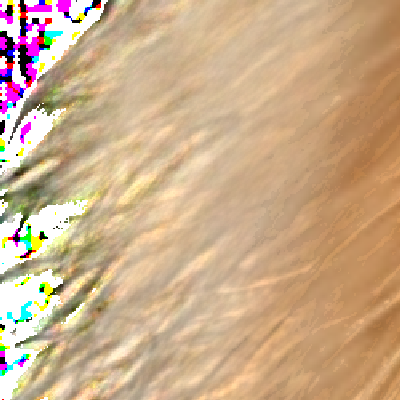
#> input picture landing/zoom-ours.png, 400 x 400 px
$ python -i generate_sprite_assets.py   (imports and definitions only)
#> lines starting #> are read from the running program, lines starting #| are printed output that depends on the picture; after the words box and inside, x2 and y2 are one past the last pixel; in counts of white or black regions, pixels touching at a corner belong together
#!/usr/bin/env python
"""
Generate video game sprite assets for landing page comparison.

Creates a cool sprite character with:
1. original.png - Sprite on a COMPLEX background (forest, dungeon, etc.)
2. our-result.png - Sprite with perfect transparency
3. competitor-result.png - Sprite with artifacts (via crappy removal simulation)

This demonstrates removing complex backgrounds, not just solid colors!

Usage:
    uv run scripts/landing_page/generate_sprite_assets.py
"""

from dotenv import load_dotenv
# [1 line not run here, left out]

import sys
import os
import io
from pathlib import Path
import shutil

from google import genai
from google.genai import types
from PIL import Image
import numpy as np
import cv2

# Project root and output directory
project_root = Path(__file__).parent.parent.parent
sys.path.insert(0, str(project_root))

OUTPUT_DIR = project_root / "landing_assets_sprite"

# Model configuration - Gemini 3 Pro Image for 4K quality
MODEL_ID = "gemini-3-pro-image-preview"
RESOLUTION = "4K"  # Must be uppercase: "1K", "2K", or "4K"
ASPECT_RATIO = "1:1"  # Square for sprite


# [141 lines left out: functions init_client, generate_image, edit_image, difference_matte, not called in this run]


def generate_competitor_result(input_path: Path, output_path: Path):
    """Apply 'crappy' background removal artifacts to a perfect result."""
#> called with input_path = '../../landing/zoom-ours.png', output_path = 'out.png'

    print(f"  Loading: {input_path}")

    rgba = cv2.imread(str(input_path), cv2.IMREAD_UNCHANGED)
#> rgba is the input picture: shape (400, 400, 4); mean B, G, R, A 138.8, 172.4, 203.1, 144.5
    if rgba is None:
        raise ValueError(f"Could not load image: {input_path}")

    if rgba.shape[2] != 4:
        raise ValueError(f"Image must have alpha channel: {input_path}")

    print(f"  Original size: {rgba.shape[1]}x{rgba.shape[0]}")
#|   Original size: 400x400

    alpha = rgba[:, :, 3].astype(float) / 255.0
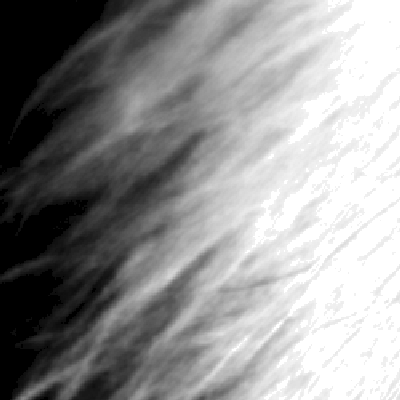
#> alpha: shape (400, 400) float64; min 0, max 1, mean 0.567

    # 1. Add white halo around edges
    print("  Applying white halo...")
    edge_mask = (alpha > 0.1) & (alpha < 0.9)
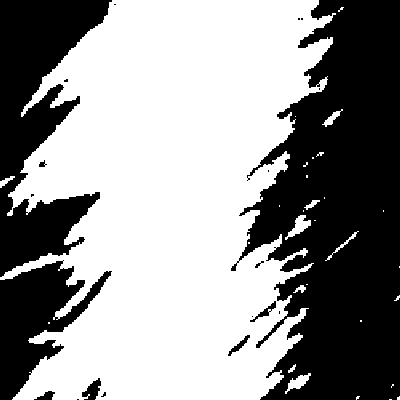
#> edge_mask: shape (400, 400) bool; 57.6% white; 20 black regions (11 under 20 px), largest, box (x1, y1, x2, y2) and area: (231, 0, 400, 400) 44187, (0, 0, 112, 277) 15850, (0, 260, 112, 400) 7183
    kernel = cv2.getStructuringElement(cv2.MORPH_ELLIPSE, (7, 7))
    halo_region = cv2.dilate(edge_mask.astype(np.uint8), kernel, iterations=1)
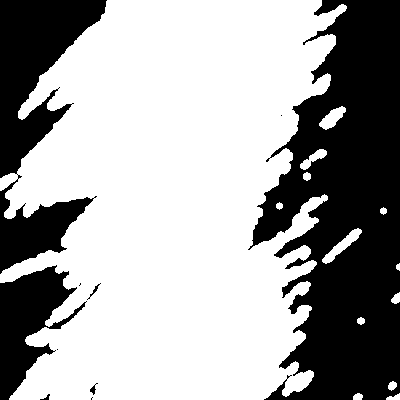
#> halo_region: shape (400, 400); values 0 (black) and 1 (white), 64.1% white; 10 black regions (4 under 20 px), largest, box (x1, y1, x2, y2) and area: (248, 0, 400, 400) 38376, (0, 0, 107, 274) 13413, (0, 265, 87, 400) 5507, (87, 283, 101, 300) 38, (90, 383, 98, 395) 35, (40, 394, 50, 400) 24
    halo_region = (halo_region > 0) & ~(alpha > 0.95)
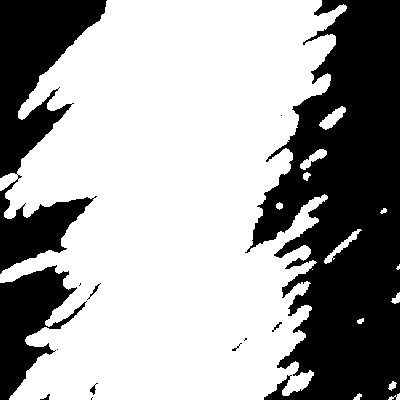
#> halo_region: shape (400, 400) bool; 63.7% white; 13 black regions (6 under 20 px), largest, box (x1, y1, x2, y2) and area: (245, 0, 400, 400) 39061, (0, 0, 107, 274) 13413, (0, 265, 87, 400) 5507

    result = rgba.copy().astype(float)
    blend_factor = 0.5 * (1 - alpha)[:, :, np.newaxis]
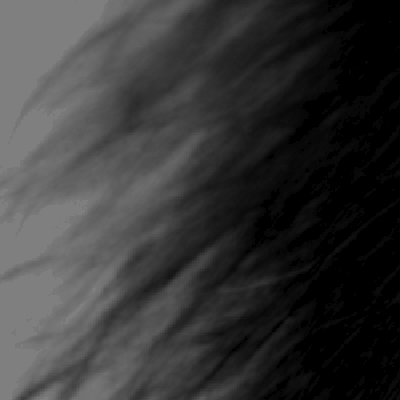
#> blend_factor: shape (400, 400, 1) float64; min 0, max 0.5, mean 0.217

    for c in range(3):
        result[:, :, c] = np.where(
            halo_region,
            result[:, :, c] * (1 - blend_factor[:, :, 0]) + 255 * blend_factor[:, :, 0],
            result[:, :, c]
        )
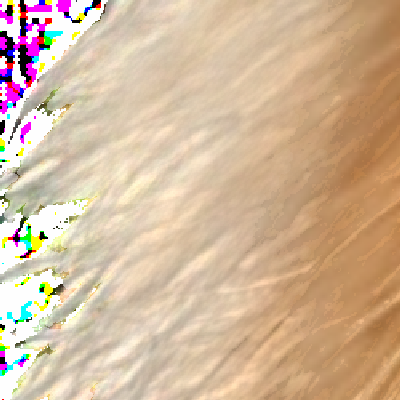
#> result: shape (400, 400, 4) float64; mean B, G, R, A 156.5, 184.3, 211.3, 144.5; drawn with min black and max white

    # 2. Erode fine details
    print("  Eroding fine details...")
    alpha_uint8 = rgba[:, :, 3]
    kernel = cv2.getStructuringElement(cv2.MORPH_ELLIPSE, (3, 3))
    alpha_eroded = cv2.erode(alpha_uint8, kernel, iterations=1)
    alpha_blurred = cv2.GaussianBlur(alpha_eroded, (3, 3), sigmaX=0.8)
    result[:, :, 3] = alpha_blurred

    # 3. Add edge jagginess
    print("  Adding edge jagginess...")
    alpha_new = result[:, :, 3].astype(float) / 255.0
    levels = 8
    alpha_quantized = np.round(alpha_new * levels) / levels
    factor = 0.35
    alpha_jagged = alpha_new * (1 - factor) + alpha_quantized * factor
    result[:, :, 3] = (alpha_jagged * 255).astype(np.uint8)

    # 4. Add color fringing
    print("  Adding color fringing...")
    alpha_final = result[:, :, 3].astype(float) / 255.0
    fringe_mask = (alpha_final > 0.1) & (alpha_final < 0.7)
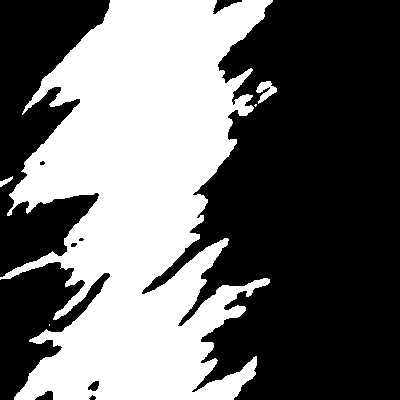
#> fringe_mask: shape (400, 400) bool; 41.5% white; 5 white regions (2 under 20 px), largest, box (x1, y1, x2, y2) and area: (0, 0, 273, 400) 66074, (256, 81, 277, 104) 242, (0, 176, 13, 187) 59
    fringe_color = (220, 220, 220)
    strength = 0.35

    for c in range(3):
        result[:, :, c] = np.where(
            fringe_mask,
            result[:, :, c] * (1 - strength * (1 - alpha_final)) + fringe_color[c] * strength * (1 - alpha_final),
            result[:, :, c]
        )

    result = np.clip(result, 0, 255).astype(np.uint8)
    cv2.imwrite(str(output_path), result)
    print(f"  ✅ Saved: {output_path}")


# [230 lines left out: functions find_interesting_edge_region, generate_zoom_crops, main, not called in this run]


# [2 lines not run here, left out]

>>> result = generate_competitor_result('../../landing/zoom-ours.png', 'out.png')
